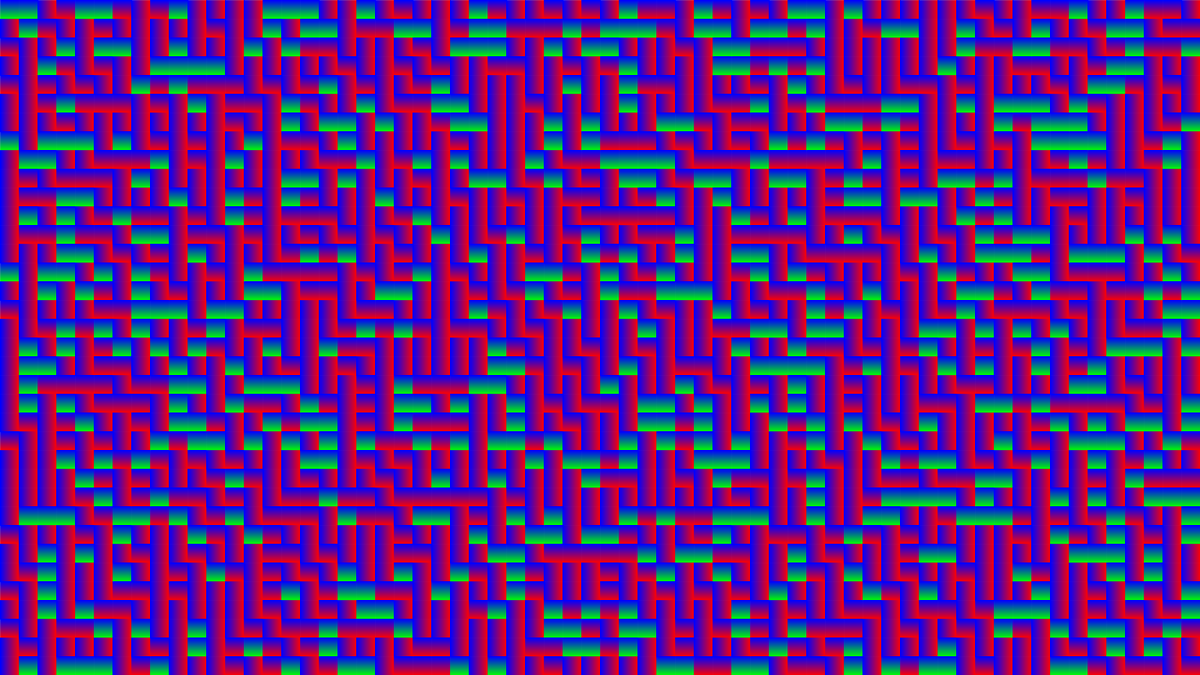
Frame 1 (no input)
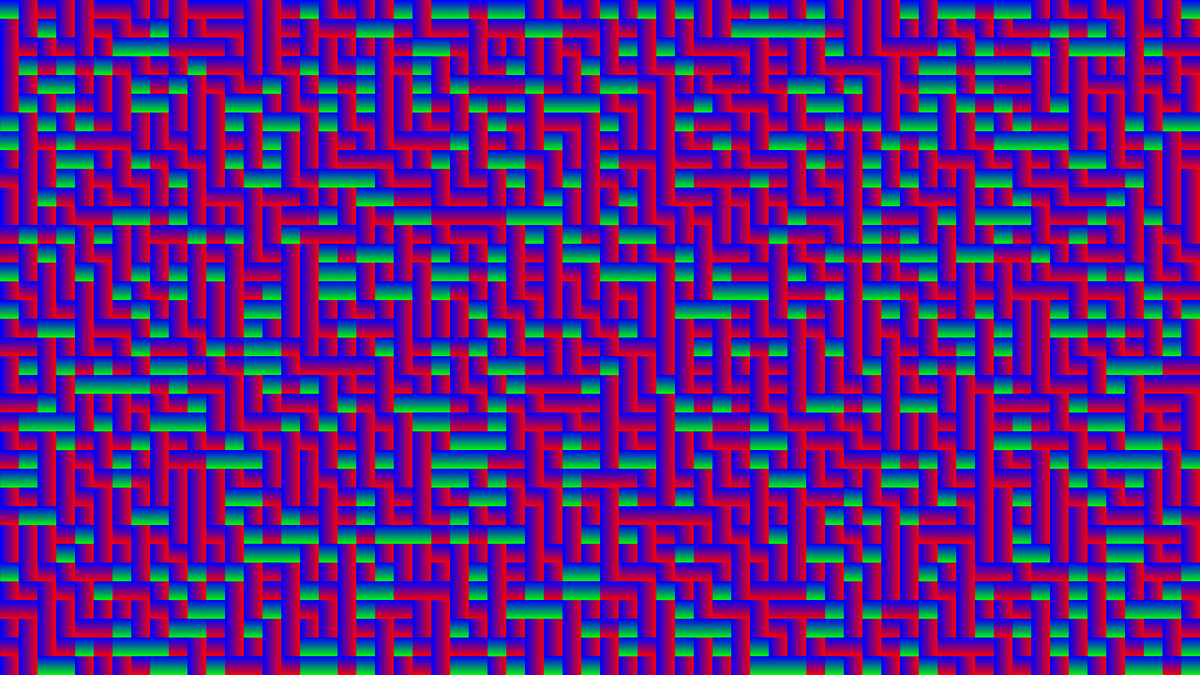
Frame 2 (the mouse pressed at the canvas centre, redrawn once)

The Processing sketch that drew these frames (run headless with seeded random() and noise(); the mouse was pressed at the canvas centre and the sketch redrawn once):

// Processing sketch: gradients
// ── gradients.pde
int Y_AXIS = 1;
int X_AXIS = 2;
color c1, c2, c3;
int tileSize = 20;

void setup() {
  size(1280, 720);

  //define colors
  c1 = color(0, 0, 255);
  c2 = color(255, 0, 0);
  c3 = color(0, 255, 0);
}

void draw() {
  
  int t = round(millis()*0.1);

  //setGradient(0, 0, width/2, height/2, c1, c2, X_AXIS);
  //setGradient(width/2, 0, width/2, height/2, c2, c1, Y_AXIS);
  //setGradient(0, height/2, width/2, height/2, c1, c3, Y_AXIS);
  //setGradient(width/2, height/2, width/2, height/2, c1, c3, X_AXIS);
  
  for (int i = 0; i < width; i += tileSize){
    for (int j = 0; j < height; j += tileSize) {
      float r = random(0,1);
      if (r < 0.5) setGradient(i,j,tileSize,tileSize,c1,c2,X_AXIS);
      if (r > 0.5 && r < 0.75) setGradient(i,j,tileSize,tileSize,c1,c3,Y_AXIS);
      if (r > 0.75) setGradient(i,j,tileSize,tileSize,c1,c2,Y_AXIS);
    }
  }
  noLoop();
  
  if(keyPressed){
    save("gradients.png");
  }
  
}

void setGradient(int x, int y, float w, float h, color c1, color c2, int axis) {

  noFill();

  if (axis == Y_AXIS) {  // Top to bottom gradient
    for (int i = y; i <= y+h; i++) {
      float inter = map(i, y, y+h, 0, 1);
      color c = lerpColor(c1, c2, inter);
      stroke(c);
      line(x, i, x+w, i);
      //fill(c);
      //ellipse(x,i,x+w,x+w);
    }
  }  
  else if (axis == X_AXIS) {  // Left to right gradient
    for (int i = x; i <= x+w; i++) {
      float inter = map(i, x, x+w, 0, 1);
      color c = lerpColor(c1, c2, inter);
      stroke(c);
      line(i, y, i, y+h);
      //fill(c);
      //ellipse(i,y,y+h,y+h);
    }
  }
}
